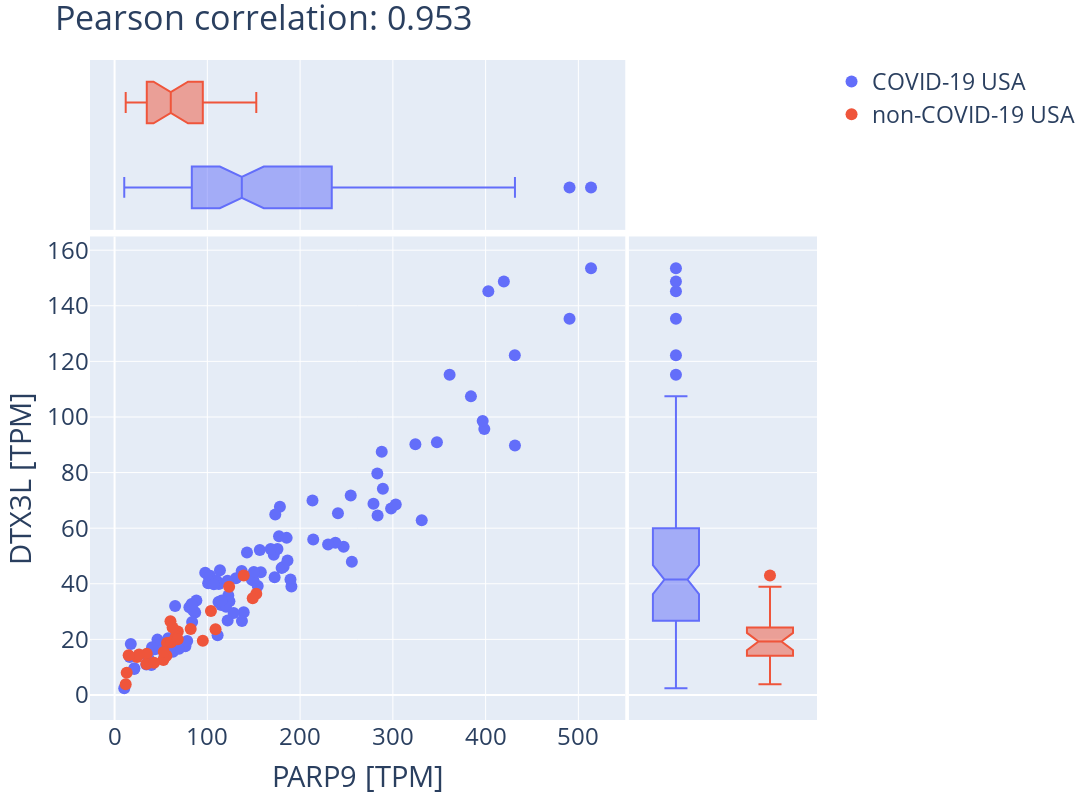

The code cell stored with this chart in its notebook:
### Code cell
df = expression_data

X = expression_data.iloc[:, 0].values.reshape(-1, 1)
y = expression_data.iloc[:, 1].values.reshape(-1, 1)

# Correlation
coef, pval = sts.pearsonr(X.flatten(), y.flatten())

fig = px.scatter(
    df,
    x="PARP9",
    y="DTX3L",
    color="TYPE",
    marginal_x="box",
    marginal_y="box",
    labels={"DTX3L": "DTX3L [TPM]", "PARP9": "PARP9 [TPM]"},
)

fig.update_layout(
    title=f"Pearson correlation: {round(coef, 3)}",
    showlegend=True,
)

fig.update_layout(
    legend=dict(font=dict(size=23), title=""),
    font=dict(size=24),
    width=2000,
    height=800,
)

fig.update_traces(marker=dict(size=12))

fig.write_image(f"../Plots/PARP9_DTX3L_Correlation.jpg")
fig.show()

### Figure 1 — Plotly figure (JSON) as saved in the notebook; plotly's stock layout.template omitted (floating-point values rounded to 4 significant figures)
{"data": [{"hovertemplate": "TYPE=COVID-19 USA<br>PARP9 [TPM]=%{x}<br>DTX3L [TPM]=%{y}<extra></extra>", "legendgroup": "COVID-19 USA", "marker": {"color": "#636efa", "size": 12, "symbol": "circle"}, "mode": "markers", "name": "COVID-19 USA", "orientation": "v", "showlegend": true, "type": "scatter", "x": [402.9, 112.4, 431.5, 100.9, 398.6, 80.66, 97.7, 115.0, 157.7, 112.0, 102, 148.1, 279.1, 331.1, 122.6, 102.9, 113.6, 110.0, 142.7, 171.6, 189.6, 111.1, 190.7, 123.8, 88.19, 246.9, 238.1, 230.2, 76.33, 65.41, 298.1, 34.21, 175.6, 107.0, 182.2, 154.3, 180.1, 255.8, 63.01, 283.6, 78.3, 172.5, 69.49, 177.3, 186.4, 60.38, 168.3, 43.55, 40.23, 10.44, 83.04, 384.2, 361.2, 214.2, 431.6, 65.25, 16.35, 178.2, 57.89, 289.2, 240.8, 396.8, 156.6, 324.3, 173.2, 39.62, 21.27, 213.4, 513.6, 121.9, 137.0, 419.7, 120.1, 490.5, 53.63, 303.1, 185.5, 86.9, 288.0, 84.86, 283.2, 139.2, 53.86, 149.8, 115.5, 150.1, 59.8, 46.21, 128.3, 83.59, 83.48, 130.8, 17.48, 137.3, 21.2, 36.33, 121.8, 40.41, 347.5, 254.6], "xaxis": "x", "y": [145.2, 39.9, 122.2, 40.19, 95.64, 31.54, 43.95, 32.4, 44.15, 33.43, 41.88, 41.47, 68.76, 62.89, 35.75, 42.92, 44.85, 41.12, 51.29, 50.47, 41.52, 21.45, 39.06, 33.68, 33.98, 53.28, 54.75, 54.12, 17.54, 18.17, 67.05, 10.93, 52.54, 39.8, 46.13, 39.23, 45.7, 47.88, 15.53, 64.59, 19.4, 42.32, 16.66, 57.11, 48.36, 17.79, 52.52, 16.4, 16.37, 2.39, 32.76, 107.4, 115.2, 55.89, 89.7, 32.01, 13.65, 67.71, 20.42, 74.2, 65.34, 98.58, 52.16, 90.15, 64.88, 10.74, 9.64, 69.98, 153.5, 26.78, 44.62, 148.7, 31.72, 135.3, 13.61, 68.54, 56.51, 29.7, 87.47, 30.38, 79.64, 29.72, 18.39, 41.21, 33.95, 44.27, 16.89, 19.91, 29.52, 26.25, 32.43, 42, 18.35, 26.65, 9.34, 13.27, 41.12, 17.17, 90.89, 71.75], "yaxis": "y"}, {"alignmentgroup": "True", "hovertemplate": "TYPE=COVID-19 USA<br>PARP9 [TPM]=%{x}<extra></extra>", "legendgroup": "COVID-19 USA", "marker": {"color": "#636efa", "size": 12, "symbol": "circle"}, "name": "COVID-19 USA", "notched": true, "offsetgroup": "COVID-19 USA", "showlegend": false, "type": "box", "x": [402.9, 112.4, 431.5, 100.9, 398.6, 80.66, 97.7, 115.0, 157.7, 112.0, 102, 148.1, 279.1, 331.1, 122.6, 102.9, 113.6, 110.0, 142.7, 171.6, 189.6, 111.1, 190.7, 123.8, 88.19, 246.9, 238.1, 230.2, 76.33, 65.41, 298.1, 34.21, 175.6, 107.0, 182.2, 154.3, 180.1, 255.8, 63.01, 283.6, 78.3, 172.5, 69.49, 177.3, 186.4, 60.38, 168.3, 43.55, 40.23, 10.44, 83.04, 384.2, 361.2, 214.2, 431.6, 65.25, 16.35, 178.2, 57.89, 289.2, 240.8, 396.8, 156.6, 324.3, 173.2, 39.62, 21.27, 213.4, 513.6, 121.9, 137.0, 419.7, 120.1, 490.5, 53.63, 303.1, 185.5, 86.9, 288.0, 84.86, 283.2, 139.2, 53.86, 149.8, 115.5, 150.1, 59.8, 46.21, 128.3, 83.59, 83.48, 130.8, 17.48, 137.3, 21.2, 36.33, 121.8, 40.41, 347.5, 254.6], "xaxis": "x3", "yaxis": "y3"}, {"alignmentgroup": "True", "hovertemplate": "TYPE=COVID-19 USA<br>DTX3L [TPM]=%{y}<extra></extra>", "legendgroup": "COVID-19 USA", "marker": {"color": "#636efa", "size": 12, "symbol": "circle"}, "name": "COVID-19 USA", "notched": true, "offsetgroup": "COVID-19 USA", "showlegend": false, "type": "box", "xaxis": "x2", "y": [145.2, 39.9, 122.2, 40.19, 95.64, 31.54, 43.95, 32.4, 44.15, 33.43, 41.88, 41.47, 68.76, 62.89, 35.75, 42.92, 44.85, 41.12, 51.29, 50.47, 41.52, 21.45, 39.06, 33.68, 33.98, 53.28, 54.75, 54.12, 17.54, 18.17, 67.05, 10.93, 52.54, 39.8, 46.13, 39.23, 45.7, 47.88, 15.53, 64.59, 19.4, 42.32, 16.66, 57.11, 48.36, 17.79, 52.52, 16.4, 16.37, 2.39, 32.76, 107.4, 115.2, 55.89, 89.7, 32.01, 13.65, 67.71, 20.42, 74.2, 65.34, 98.58, 52.16, 90.15, 64.88, 10.74, 9.64, 69.98, 153.5, 26.78, 44.62, 148.7, 31.72, 135.3, 13.61, 68.54, 56.51, 29.7, 87.47, 30.38, 79.64, 29.72, 18.39, 41.21, 33.95, 44.27, 16.89, 19.91, 29.52, 26.25, 32.43, 42, 18.35, 26.65, 9.34, 13.27, 41.12, 17.17, 90.89, 71.75], "yaxis": "y2"}, {"hovertemplate": "TYPE=non-COVID-19 USA<br>PARP9 [TPM]=%{x}<br>DTX3L [TPM]=%{y}<extra></extra>", "legendgroup": "non-COVID-19 USA", "marker": {"color": "#EF553B", "size": 12, "symbol": "circle"}, "mode": "markers", "name": "non-COVID-19 USA", "orientation": "v", "showlegend": true, "type": "scatter", "x": [24.27, 55.89, 52.59, 103.9, 68.17, 34.71, 56.53, 66.26, 139.2, 60.92, 152.8, 148.9, 68.09, 95.12, 60.24, 34.36, 123.5, 53.01, 42.54, 108.8, 26.37, 13.07, 82.05, 62.55, 15.18, 11.99], "xaxis": "x", "y": [13.67, 14.15, 12.55, 30.23, 22.81, 14.87, 18.7, 21.17, 42.96, 18.94, 36.39, 34.78, 20.06, 19.5, 26.56, 11.14, 38.89, 15.46, 11.61, 23.68, 14.55, 7.99, 23.73, 24.23, 14.29, 3.87], "yaxis": "y"}, {"alignmentgroup": "True", "hovertemplate": "TYPE=non-COVID-19 USA<br>PARP9 [TPM]=%{x}<extra></extra>", "legendgroup": "non-COVID-19 USA", "marker": {"color": "#EF553B", "size": 12, "symbol": "circle"}, "name": "non-COVID-19 USA", "notched": true, "offsetgroup": "non-COVID-19 USA", "showlegend": false, "type": "box", "x": [24.27, 55.89, 52.59, 103.9, 68.17, 34.71, 56.53, 66.26, 139.2, 60.92, 152.8, 148.9, 68.09, 95.12, 60.24, 34.36, 123.5, 53.01, 42.54, 108.8, 26.37, 13.07, 82.05, 62.55, 15.18, 11.99], "xaxis": "x3", "yaxis": "y3"}, {"alignmentgroup": "True", "hovertemplate": "TYPE=non-COVID-19 USA<br>DTX3L [TPM]=%{y}<extra></extra>", "legendgroup": "non-COVID-19 USA", "marker": {"color": "#EF553B", "size": 12, "symbol": "circle"}, "name": "non-COVID-19 USA", "notched": true, "offsetgroup": "non-COVID-19 USA", "showlegend": false, "type": "box", "xaxis": "x2", "y": [13.67, 14.15, 12.55, 30.23, 22.81, 14.87, 18.7, 21.17, 42.96, 18.94, 36.39, 34.78, 20.06, 19.5, 26.56, 11.14, 38.89, 15.46, 11.61, 23.68, 14.55, 7.99, 23.73, 24.23, 14.29, 3.87], "yaxis": "y2"}], "layout": {"font": {"size": 24}, "height": 800, "legend": {"font": {"size": 23}, "title": {"text": ""}, "tracegroupgap": 0}, "margin": {"t": 60}, "showlegend": true, "title": {"text": "Pearson correlation: 0.953"}, "width": 2000, "xaxis": {"anchor": "y", "autorange": true, "domain": [0, 0.7363], "range": [-21.49, 545.6], "title": {"text": "PARP9 [TPM]"}, "type": "linear"}, "xaxis2": {"anchor": "y2", "autorange": true, "domain": [0.7413, 1], "matches": "x2", "range": [-0.5, 1.5], "showgrid": false, "showline": false, "showticklabels": false, "ticks": "", "type": "category"}, "xaxis3": {"anchor": "y3", "autorange": true, "domain": [0, 0.7363], "matches": "x", "range": [-21.49, 545.6], "showgrid": true, "showticklabels": false, "type": "linear"}, "xaxis4": {"anchor": "y4", "domain": [0.7413, 1], "matches": "x2", "showgrid": false, "showline": false, "showticklabels": false, "ticks": ""}, "yaxis": {"anchor": "x", "autorange": true, "domain": [0, 0.7326], "range": [-9.004, 164.9], "title": {"text": "DTX3L [TPM]"}, "type": "linear"}, "yaxis2": {"anchor": "x2", "autorange": true, "domain": [0, 0.7326], "matches": "y", "range": [-9.004, 164.9], "showgrid": true, "showticklabels": false, "type": "linear"}, "yaxis3": {"anchor": "x3", "autorange": true, "domain": [0.7426, 1], "matches": "y3", "range": [-0.5, 1.5], "showgrid": false, "showline": false, "showticklabels": false, "ticks": "", "type": "category"}, "yaxis4": {"anchor": "x4", "domain": [0.7426, 1], "matches": "y3", "showgrid": true, "showline": false, "showticklabels": false, "ticks": ""}}}
